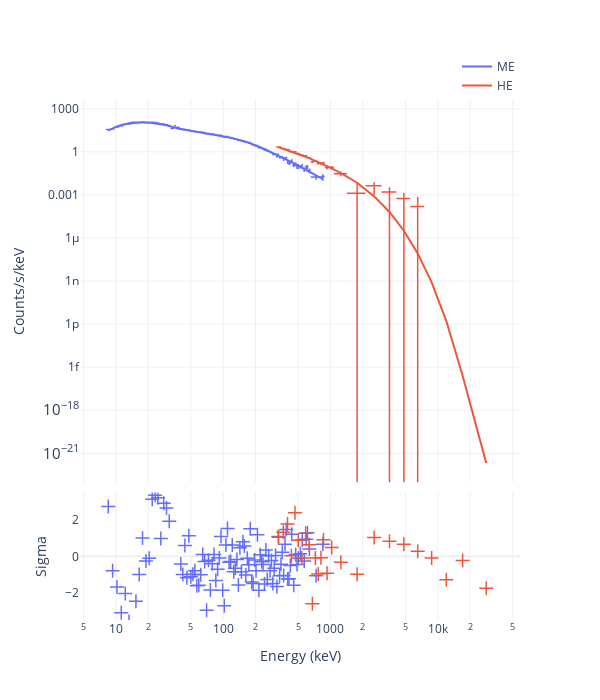

Here is the notebook cell this chart was saved with:
### Code cell
fig = Plot.infer_ctsspec(post, style='CE', show=True)
